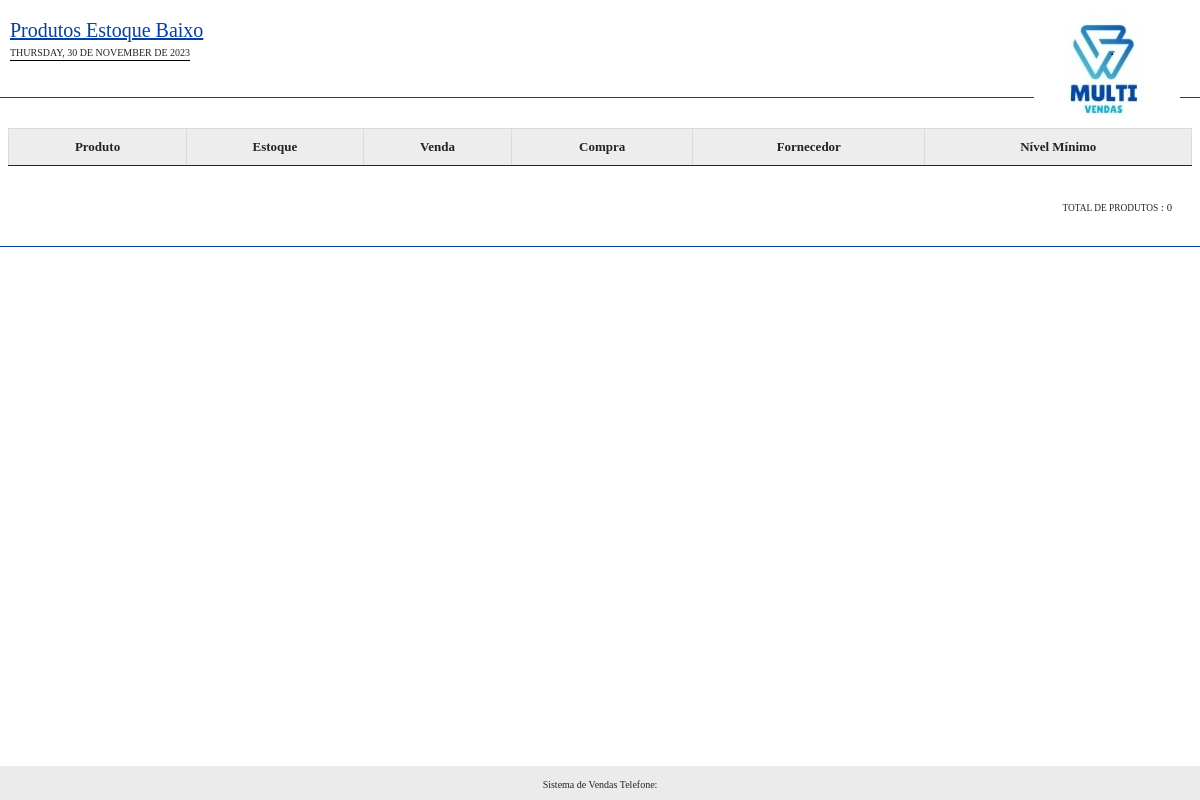
/rel_sistema/estoque.php?id_empresa=7, run on the app's committed database.
### tables this page shows
CREATE TABLE `config` (
  `id` int(11) NOT NULL,
  `empresa` int(11) NOT NULL,
  `nome_sistema` varchar(50) NOT NULL,
  `telefone_sistema` varchar(20) DEFAULT NULL,
  `email_sistema` varchar(50) DEFAULT NULL,
  `tipo_rel` varchar(5) NOT NULL,
  `dias_bloqueio` int(11) NOT NULL,
  `msg_bloqueio` varchar(255) DEFAULT NULL,
  `foto_rel` varchar(100) DEFAULT NULL,
  `tipo_desconto` varchar(20) DEFAULT NULL,
  `comissao` int(11) NOT NULL,
  `endereco_sistema` varchar(100) DEFAULT NULL,
  `cnpj_sistema` varchar(25) DEFAULT NULL
);

### conexao.php (called while the page is built, shortened)
<?php
$url_sistema = "http://$_SERVER[HTTP_HOST]/";
$url = explode("//", $url_sistema);
if($url[1] == 'localhost/'){
	$url_sistema = "http://$_SERVER[HTTP_HOST]/tcc/";
}
 ?>

### rel_sistema/estoque.php (the view, shortened to what this page needs)
<?php
include('../conexao.php');
$id_empresa = @$_GET['id_empresa'];
$query = $pdo->query("SELECT * FROM config WHERE empresa = '$id_empresa'");
$res = $query->fetchAll(PDO::FETCH_ASSOC);
$nome_sistema = $res[0]['nome_sistema'];
$telefone_sistema = $res[0]['telefone_sistema'];
$logo_rel = $res[0]['foto_rel'];
$data_hoje = utf8_encode(strftime('%A, %d de %B de %Y', strtotime('today')));
?>
<!DOCTYPE html>
<html>
<head>
	<link href="https://cdn.jsdelivr.net/npm/bootstrap@5.0.0/dist/css/bootstrap.min.css" rel="stylesheet">
</head>
<body>
	<div class="titulo_cab titulo_img"><u>Produtos Estoque Baixo </u></div>
	<div class="data_img"><?php echo mb_strtoupper($data_hoje) ?></div>
	<img class="imagem" style="height: 50; width:auto" src="<?php echo $url_sistema ?>/sistema/images/logos/<?php echo $logo_rel ?>">
	<br><br><br>
	<div class="cabecalho" style="border-bottom: solid 1px #0340a3">
	</div>
	<div class="mx-2" >
		<?php
		$estoque_baixo = 0;
		$query = $pdo->query("SELECT * FROM produtos where empresa = '$id_empresa' and ativo = 'Sim' ORDER BY id desc");
	$res = $query->fetchAll(PDO::FETCH_ASSOC);
	$total_reg = @count($res);
	if($total_reg > 0){
		 ?>
	<table class="table table-striped borda" cellpadding="6">
  <thead>
    <tr align="center">
      	<th>Produto</th>
		<th class="esc">Estoque</th>
		<th class="esc">Venda</th>
		<th class="esc">Compra</th>
		<th class="esc">Fornecedor</th>
		<th class="esc">Nível Mínimo</th>
    </tr>
  </thead>
</table>
<?php }else{
echo 'Não possuem registros para serem exibidos!';
exit();
} ?>
	</div>
	<div class="col-md-12 p-2" style="margin-top: 20px">
		<div class="" align="right" style="margin-right: 20px">
		<span class=""> <small><small><small><small>TOTAL DE PRODUTOS</small> : <?php echo @$estoque_baixo ?></small></small></small>  </span>
		</div>
	</div>
	<div class="cabecalho" style="border-bottom: solid 1px #0340a3">
	</div>
	<div class="footer"  align="center">
		<span style="font-size:10px"><?php echo $nome_sistema ?> Telefone: <?php echo $telefone_sistema ?></span>
	</div>
</body>
</html>

### rel_sistema/estoque.php (style rules this page uses)
body { margin-top:5px; font-family:Times, "Times New Roman", Georgia, serif; }
.footer { margin-top:20px; width:100%; background-color: #ebebeb; padding:5px; position:absolute; bottom:0; }
.cabecalho { padding:10px; margin-bottom:30px; width:100%; font-family:Times, "Times New Roman", Georgia, serif; }
.titulo_cab { color:#0340a3; font-size:20px; }
.imagem { width: 160px; position:absolute; right:20px; top:10px; }
.titulo_img { position: absolute; margin-top: 10px; margin-left: 10px; }
.data_img { position: absolute; margin-top: 40px; margin-left: 10px; border-bottom:1px solid #000; font-size: 10px; }
table.borda { border-collapse: collapse; background: #FFF; font-size:12px; vertical-align:middle; }
table.borda th { border: 1px solid #dbdbdb; background: #ededed; font-size:13px; }
table { width:100%; text-align: center; }
.mx-2 { margin:0px 10px; }

### data on the page
config: foto_rel (picture), nome_sistema "Sistema de Vendas"

### other printed values
mb_strtoupper($data_hoje) "THURSDAY, 30 DE NOVEMBER DE 2023"
